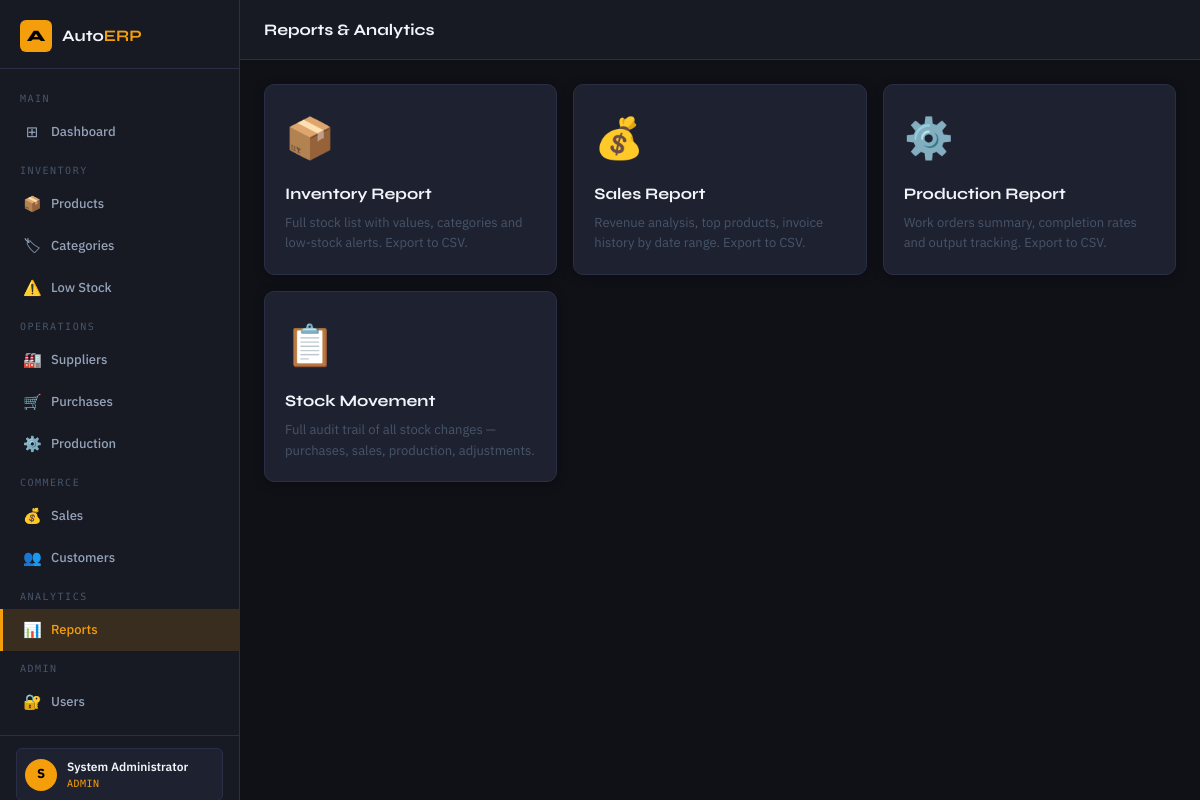
/reports/ (signed in), run on the app's committed database.
### tables this page shows
CREATE TABLE users (
    id          INTEGER PRIMARY KEY AUTOINCREMENT,
    username    TEXT UNIQUE NOT NULL,
    email       TEXT UNIQUE NOT NULL,
    full_name   TEXT NOT NULL,
    password_hash TEXT NOT NULL,
    role        TEXT NOT NULL DEFAULT 'staff',
    is_active   INTEGER NOT NULL DEFAULT 1,
    last_login  TEXT,
    created_at  TEXT DEFAULT (datetime('now'))
);

### app/routes/reports.py (the view)
@reports_bp.route('/')
@login_required
def index():
    return render_template('reports/index.html')

### app/auth_helpers.py (called while the page is built)
def login_required(f):
    @wraps(f)
    def decorated(*args, **kwargs):
        if 'user_id' not in session:
            flash('Please log in to access this page.', 'warning')
            return redirect(url_for('auth.login'))
        return f(*args, **kwargs)
    return decorated

def get_current_user():
    uid = session.get('user_id')
    if not uid:
        return None
    db = get_db()
    user = db.execute('SELECT * FROM users WHERE id=?', (uid,)).fetchone()
    db.close()
    return dict(user) if user else None

### app/database.py (called while the page is built)
def get_db():
    conn = sqlite3.connect(DB_PATH)
    conn.row_factory = sqlite3.Row
    conn.execute("PRAGMA foreign_keys = ON")
    return conn

### app/templates/reports/index.html (shortened to what this page needs)
{% extends "base.html" %}
{% block page_title %}Reports &amp; Analytics{% endblock %}
{% block content %}
<div style="display:grid;grid-template-columns:repeat(auto-fill,minmax(260px,1fr));gap:16px">
  {% for icon, href, title, desc, color in [
    ('📦', url_for('reports.inventory_report'),  'Inventory Report',   'Full stock list with values, categories and low-stock alerts. Export to CSV.',   'var(--accent)'),
    ('💰', url_for('reports.sales_report'),      'Sales Report',       'Revenue analysis, top products, invoice history by date range. Export to CSV.',  'var(--green)'),
    ('⚙️', url_for('reports.production_report'), 'Production Report',  'Work orders summary, completion rates and output tracking. Export to CSV.',      'var(--purple)'),
    ('📋', url_for('reports.stock_movement'),    'Stock Movement',     'Full audit trail of all stock changes — purchases, sales, production, adjustments.', 'var(--blue)'),
  ] %}
  <a href="{{ href }}" style="text-decoration:none">
    <div class="card" style="cursor:pointer;transition:border-color .2s"
         onmouseover="this.style.borderColor='{{ color }}'" onmouseout="this.style.borderColor='var(--border)'">
      <div style="font-size:40px;margin-bottom:12px">{{ icon }}</div>
      <div style="font-family:var(--font-display);font-weight:700;font-size:16px;margin-bottom:6px;color:var(--text-primary)">{{ title }}</div>
      <div style="font-size:13px;color:var(--text-muted)">{{ desc }}</div>
    </div>
  </a>
</div>
{% endblock %}

### app/templates/base.html (shortened to what this page needs)
<!DOCTYPE html>
<html lang="en">
<head>
  <link rel="stylesheet" href="{{ url_for('static', filename='css/main.css') }}">
</head>
<body>
<div class="layout">
  <aside class="sidebar">
    <div class="sidebar-brand">
      <div class="sidebar-logo">A</div>
      <div class="sidebar-brand-name">Auto<span>ERP</span></div>
    </div>
    <nav class="sidebar-nav">
      <div class="nav-section-label">Main</div>
      <a class="nav-item" href="{{ url_for('dashboard.index') }}">
        <span class="nav-icon">⊞</span> Dashboard
      </a>
      <div class="nav-section-label">Inventory</div>
      <a class="nav-item" href="{{ url_for('inventory.index') }}">
        <span class="nav-icon">📦</span> Products
      </a>
      <a class="nav-item" href="{{ url_for('inventory.categories') }}">
        <span class="nav-icon">🏷</span> Categories
      </a>
      <a class="nav-item" href="{{ url_for('inventory.low_stock') }}">
        <span class="nav-icon">⚠️</span> Low Stock
      </a>
      <div class="nav-section-label">Operations</div>
      <a class="nav-item" href="{{ url_for('suppliers.index') }}">
        <span class="nav-icon">🏭</span> Suppliers
      </a>
      <a class="nav-item" href="{{ url_for('purchases.index') }}">
        <span class="nav-icon">🛒</span> Purchases
      </a>
      <a class="nav-item" href="{{ url_for('production.index') }}">
        <span class="nav-icon">⚙️</span> Production
      </a>
      <div class="nav-section-label">Commerce</div>
      <a class="nav-item" href="{{ url_for('sales.index') }}">
        <span class="nav-icon">💰</span> Sales
      </a>
      <a class="nav-item" href="{{ url_for('sales.customers') }}">
        <span class="nav-icon">👥</span> Customers
      </a>
      <div class="nav-section-label">Analytics</div>
      <a class="nav-item" href="{{ url_for('reports.index') }}">
        <span class="nav-icon">📊</span> Reports
      </a>
      {% if current_user and current_user.role == 'admin' %}
      <div class="nav-section-label">Admin</div>
      <a class="nav-item" href="{{ url_for('auth.users') }}">
        <span class="nav-icon">🔐</span> Users
      </a>
      {% endif %}
    </nav>
    <div class="sidebar-footer">
      {% if current_user %}
      <div class="sidebar-user">
        <div class="sidebar-user-avatar">{{ current_user.full_name[0].upper() }}</div>
        <div class="sidebar-user-info">
          <div class="sidebar-user-name">{{ current_user.full_name }}</div>
          <div class="sidebar-user-role">{{ current_user.role }}</div>
        </div>
      </div>
      {% endif %}
    </div>
  </aside>
  <div class="main-content">
    <header class="topbar">
      <div class="topbar-title">{% block page_title %}{% endblock %}</div>
    </header>
    <main class="page-content">
      {% block content %}{% endblock %}
    </main>
  </div>
</div>
</body>
</html>

### app/static/css/main.css (style rules this page uses)
:root { --bg-primary: #0f1117; --bg-secondary: #171923; --bg-card: #1e2130; --bg-card-hover: #252840; --bg-input: #0d0f18; --accent: #f59e0b; --accent-dim: #d97706; --accent-glow: rgba(245,158,11,0.15); --blue: #3b82f6; --blue-dim: rgba(59,130,246,0.15); --green: #10b981; --green-dim: rgba(16,185,129,0.15); --red: #ef4444; --red-dim: rgba(239,68,68,0.15); --purple: #8b5cf6; --purple-dim: rgba(139,92,246,0.15); --orange: #f97316; --text-primary: #f1f5f9; --text-secondary: #94a3b8; --text-muted: #475569; --text-accent: #f59e0b; --border: #2a2f45; --border-light: #1e2340; --border-accent: rgba(245,158,11,0.4); --sidebar-width: 240px; --navbar-height: 60px; --radius: 6px; --radius-lg: 10px; --font-display: 'Syne', sans-serif; --font-body: 'IBM Plex Sans', sans-serif; --font-mono: 'DM Mono', monospace; --shadow-card: 0 2px 12px rgba(0,0,0,0.3); }
*,*::before,*::after { box-sizing:border-box;margin:0;padding:0 }
html { font-size:14px;scroll-behavior:smooth }
body { font-family:var(--font-body);background:var(--bg-primary);color:var(--text-primary);line-height:1.6;overflow-x:hidden }
a { color:var(--accent);text-decoration:none;transition:all .2s }
.layout { display:flex;min-height:100vh }
.sidebar { width:var(--sidebar-width);background:var(--bg-secondary);border-right:1px solid var(--border);position:fixed;top:0;left:0;height:100vh;display:flex;flex-direction:column;z-index:100;transition:transform .3s;overflow-y:auto }
.sidebar-brand { padding:20px 20px 16px;border-bottom:1px solid var(--border);display:flex;align-items:center;gap:10px }
.sidebar-logo { width:32px;height:32px;background:var(--accent);border-radius:6px;display:flex;align-items:center;justify-content:center;font-family:var(--font-display);font-weight:800;font-size:16px;color:#000;flex-shrink:0 }
.sidebar-brand-name { font-family:var(--font-display);font-weight:700;font-size:16px;color:var(--text-primary) }
.sidebar-brand-name span { color:var(--accent) }
.sidebar-nav { padding:12px 0;flex:1 }
.nav-section-label { font-family:var(--font-mono);font-size:10px;font-weight:500;letter-spacing:1.5px;text-transform:uppercase;color:var(--text-muted);padding:10px 20px 4px }
.nav-item { display:flex;align-items:center;gap:10px;padding:9px 20px;color:var(--text-secondary);font-size:13px;font-weight:500;transition:all .15s;border-left:3px solid transparent;white-space:nowrap }
.nav-item.active { background:var(--accent-glow);color:var(--accent);border-left-color:var(--accent) }
.nav-icon { font-size:15px;width:18px;text-align:center;flex-shrink:0 }
.sidebar-footer { padding:12px 16px;border-top:1px solid var(--border) }
.sidebar-user { display:flex;align-items:center;gap:10px;padding:8px;border-radius:var(--radius);background:var(--bg-card);border:1px solid var(--border) }
.sidebar-user-avatar { width:32px;height:32px;background:var(--accent);color:#000;border-radius:50%;display:flex;align-items:center;justify-content:center;font-weight:700;font-size:13px;flex-shrink:0 }
.sidebar-user-info { min-width:0 }
.sidebar-user-name { font-size:12px;font-weight:600;color:var(--text-primary);white-space:nowrap;overflow:hidden;text-overflow:ellipsis }
.sidebar-user-role { font-size:10px;font-family:var(--font-mono);color:var(--accent);text-transform:uppercase;letter-spacing:.5px }
.main-content { margin-left:var(--sidebar-width);flex:1;display:flex;flex-direction:column;min-height:100vh }
.topbar { height:var(--navbar-height);background:var(--bg-secondary);border-bottom:1px solid var(--border);display:flex;align-items:center;padding:0 24px;position:sticky;top:0;z-index:90;gap:16px }
.topbar-title { font-family:var(--font-display);font-weight:700;font-size:16px;color:var(--text-primary);flex:1 }
.page-content { padding:24px;flex:1 }
.card { background:var(--bg-card);border:1px solid var(--border);border-radius:var(--radius-lg);padding:20px;box-shadow:var(--shadow-card) }

### data on the page
users: full_name "S", full_name "System Administrator", role "ADMIN"

### other printed values
{{ icon }} "📦" "💰" "⚙️" "📋"
{{ title }} "Inventory Report" "Sales Report" "Production Report" "Stock Movement"
{{ desc }} "Full stock list with values, categories and low-stock alerts. Export to CSV." "Revenue analysis, top products, invoice history by date range. Export to CSV." "Work orders summary, completion rates and output tracking. Export to CSV." "Full audit trail of all stock changes — purchases, sales, production, adjustments."
